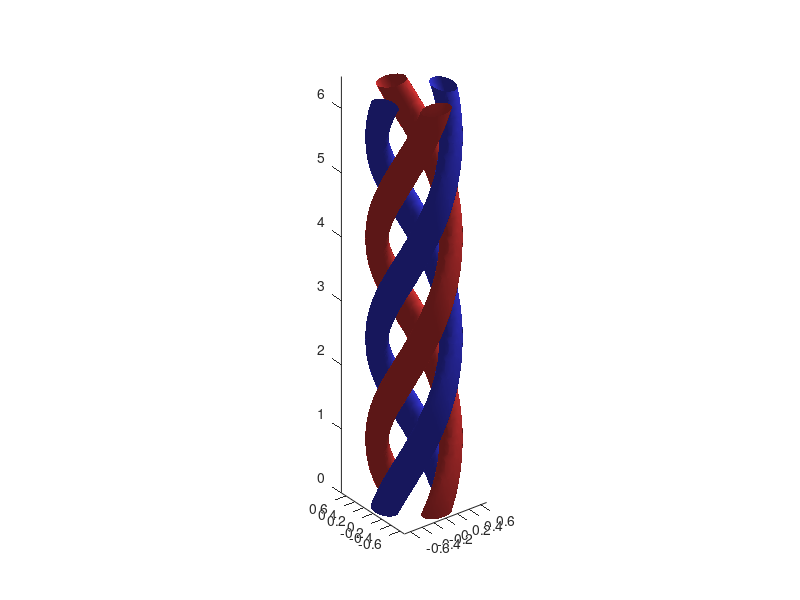

Write the MATLAB code that produced this figure.
[X,Y,Z]=meshgrid([-0.7:0.05:0.7],[-0.7:0.05:0.7],[0:pi/30:2*pi]);
Theta = atan2(Y,X);
R = sqrt(X.^2+Y.^2);

k = 2;
m = -2;
omega = 1;

nt = 40;
M(nt) = struct('cdata',[],'colormap',[]);

% tiltview=false shows the true result of the computations.
% tiltview=true switches the axes for a better view, with potential for
% human error
tiltview = false;

for it = 1:nt
    clf
    t = abs(it*2*pi/nt/omega);
    V = real(exp(-(R-0.5).^2/0.05).*exp(1i*(k*Z + m*Theta - omega*t)));

    if tiltview
        s=isosurface(Z,X,Y,V,0.6);
    else
        s=isosurface(X,Y,Z,V,0.6);
    end
    p=patch(s);
    set(p,'FaceColor',[0.25 0.25 1],'EdgeColor','none');  
   
    if tiltview
        s=isosurface(Z,X,Y,V,-0.6);
    else
        s=isosurface(X,Y,Z,V,-0.6);
    end
    p=patch(s);
    set(p,'FaceColor',[1 0.25 0.25],'EdgeColor','none');
    
    view(3);
    if tiltview
        axis([0 6.5 -0.7 0.7 -0.7 0.7])
    else
        axis([-0.7 0.7 -0.7 0.7 0 6.5])
    end
    camlight;
    lighting gouraud;
    daspect([1,1,1])

    drawnow
    M(it) = getframe;
end